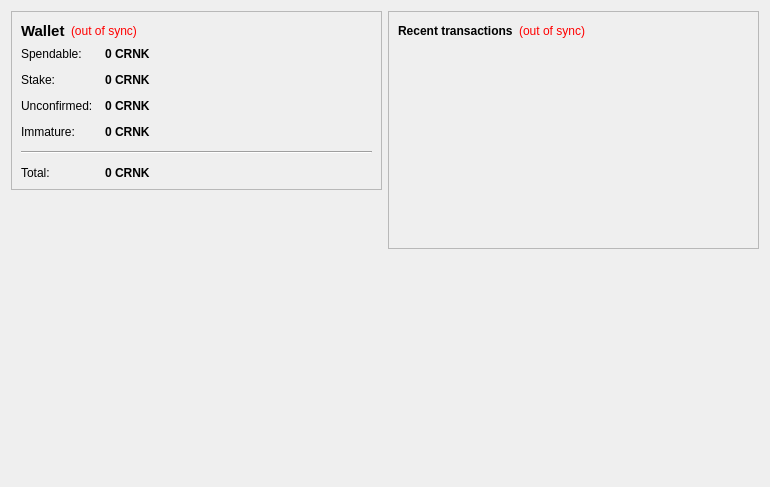
<?xml version="1.0" encoding="UTF-8"?>
<ui version="4.0">
 <class>OverviewPage</class>
 <widget class="QWidget" name="OverviewPage">
  <property name="geometry">
   <rect>
    <x>0</x>
    <y>0</y>
    <width>770</width>
    <height>487</height>
   </rect>
  </property>
  <property name="windowTitle">
   <string>Form</string>
  </property>
  <layout class="QHBoxLayout" name="horizontalLayout" stretch="1,1">
   <item>
    <layout class="QVBoxLayout" name="verticalLayout_2">
     <item>
      <widget class="QFrame" name="frame">
       <property name="frameShape">
        <enum>QFrame::StyledPanel</enum>
       </property>
       <property name="frameShadow">
        <enum>QFrame::Raised</enum>
       </property>
       <layout class="QVBoxLayout" name="verticalLayout_4">
        <item>
         <layout class="QHBoxLayout" name="horizontalLayout_4">
          <item>
           <widget class="QLabel" name="label_5">
            <property name="font">
             <font>
              <pointsize>11</pointsize>
              <weight>75</weight>
              <bold>true</bold>
             </font>
            </property>
            <property name="text">
             <string>Wallet</string>
            </property>
           </widget>
          </item>
          <item>
           <widget class="QLabel" name="labelWalletStatus">
            <property name="toolTip">
             <string>The displayed information may be out of date. Your wallet automatically synchronizes with the CrankCoin network after a connection is established, but this process has not completed yet.</string>
            </property>
            <property name="styleSheet">
             <string notr="true">QLabel { color: red; }</string>
            </property>
            <property name="text">
             <string notr="true">(out of sync)</string>
            </property>
            <property name="alignment">
             <set>Qt::AlignLeading|Qt::AlignLeft|Qt::AlignVCenter</set>
            </property>
           </widget>
          </item>
          <item>
           <spacer name="horizontalSpacer_2">
            <property name="orientation">
             <enum>Qt::Horizontal</enum>
            </property>
            <property name="sizeHint" stdset="0">
             <size>
              <width>40</width>
              <height>20</height>
             </size>
            </property>
           </spacer>
          </item>
         </layout>
        </item>
        <item>
         <layout class="QFormLayout" name="formLayout_2">
          <property name="fieldGrowthPolicy">
           <enum>QFormLayout::AllNonFixedFieldsGrow</enum>
          </property>
          <property name="horizontalSpacing">
           <number>12</number>
          </property>
          <property name="verticalSpacing">
           <number>12</number>
          </property>
          <item row="0" column="0">
           <widget class="QLabel" name="label">
            <property name="text">
             <string>Spendable:</string>
            </property>
           </widget>
          </item>
          <item row="0" column="1">
           <widget class="QLabel" name="labelBalance">
            <property name="font">
             <font>
              <weight>75</weight>
              <bold>true</bold>
             </font>
            </property>
            <property name="cursor">
             <cursorShape>IBeamCursor</cursorShape>
            </property>
            <property name="toolTip">
             <string>Your current spendable balance</string>
            </property>
            <property name="text">
             <string notr="true">0 CRNK</string>
            </property>
            <property name="textInteractionFlags">
             <set>Qt::LinksAccessibleByMouse|Qt::TextSelectableByKeyboard|Qt::TextSelectableByMouse</set>
            </property>
           </widget>
          </item>
          <item row="1" column="0">
           <widget class="QLabel" name="label_6">
            <property name="text">
             <string>Stake:</string>
            </property>
           </widget>
          </item>
          <item row="1" column="1">
           <widget class="QLabel" name="labelStake">
            <property name="font">
             <font>
              <weight>75</weight>
              <bold>true</bold>
             </font>
            </property>
            <property name="cursor">
             <cursorShape>IBeamCursor</cursorShape>
            </property>
            <property name="toolTip">
             <string>Total of coins that was staked, and do not yet count toward the current balance</string>
            </property>
            <property name="text">
             <string notr="true">0 CRNK</string>
            </property>
            <property name="textInteractionFlags">
             <set>Qt::LinksAccessibleByMouse|Qt::TextSelectableByKeyboard|Qt::TextSelectableByMouse</set>
            </property>
           </widget>
          </item>
          <item row="2" column="0">
           <widget class="QLabel" name="label_3">
            <property name="text">
             <string>Unconfirmed:</string>
            </property>
           </widget>
          </item>
          <item row="2" column="1">
           <widget class="QLabel" name="labelUnconfirmed">
            <property name="font">
             <font>
              <weight>75</weight>
              <bold>true</bold>
             </font>
            </property>
            <property name="cursor">
             <cursorShape>IBeamCursor</cursorShape>
            </property>
            <property name="toolTip">
             <string>Total of transactions that have yet to be confirmed, and do not yet count toward the current balance</string>
            </property>
            <property name="text">
             <string notr="true">0 CRNK</string>
            </property>
            <property name="textInteractionFlags">
             <set>Qt::LinksAccessibleByMouse|Qt::TextSelectableByKeyboard|Qt::TextSelectableByMouse</set>
            </property>
           </widget>
          </item>
          <item row="3" column="0">
           <widget class="QLabel" name="labelImmatureText">
            <property name="text">
             <string>Immature:</string>
            </property>
           </widget>
          </item>
          <item row="3" column="1">
           <widget class="QLabel" name="labelImmature">
            <property name="font">
             <font>
              <weight>75</weight>
              <bold>true</bold>
             </font>
            </property>
            <property name="toolTip">
             <string>Mined balance that has not yet matured</string>
            </property>
            <property name="text">
             <string notr="true">0 CRNK</string>
            </property>
            <property name="textInteractionFlags">
             <set>Qt::LinksAccessibleByMouse|Qt::TextSelectableByKeyboard|Qt::TextSelectableByMouse</set>
            </property>
           </widget>
          </item>
          <item row="4" column="0" colspan="2">
           <widget class="Line" name="line">
            <property name="orientation">
             <enum>Qt::Horizontal</enum>
            </property>
           </widget>
          </item>
          <item row="5" column="0">
           <widget class="QLabel" name="labelTotalText">
            <property name="text">
             <string>Total:</string>
            </property>
           </widget>
          </item>
          <item row="5" column="1">
           <widget class="QLabel" name="labelTotal">
            <property name="font">
             <font>
              <weight>75</weight>
              <bold>true</bold>
             </font>
            </property>
            <property name="cursor">
             <cursorShape>IBeamCursor</cursorShape>
            </property>
            <property name="toolTip">
             <string>Your current total balance</string>
            </property>
            <property name="text">
             <string notr="true">0 CRNK</string>
            </property>
            <property name="textInteractionFlags">
             <set>Qt::LinksAccessibleByMouse|Qt::TextSelectableByKeyboard|Qt::TextSelectableByMouse</set>
            </property>
           </widget>
          </item>
         </layout>
        </item>
       </layout>
      </widget>
     </item>
     <item>
      <spacer name="verticalSpacer">
       <property name="orientation">
        <enum>Qt::Vertical</enum>
       </property>
       <property name="sizeHint" stdset="0">
        <size>
         <width>20</width>
         <height>40</height>
        </size>
       </property>
      </spacer>
     </item>
     <item>
      <widget class="QLabel" name="label_2">
       <property name="autoFillBackground">
        <bool>true</bool>
       </property>
       <property name="text">
        <string/>
       </property>
       <property name="pixmap">
        <pixmap>:/icons/drmbg</pixmap>
       </property>
       <property name="scaledContents">
        <bool>false</bool>
       </property>
       <property name="margin">
        <number>0</number>
       </property>
      </widget>
     </item>
    </layout>
   </item>
   <item>
    <layout class="QVBoxLayout" name="verticalLayout_3">
     <item>
      <widget class="QFrame" name="frame_2">
       <property name="frameShape">
        <enum>QFrame::StyledPanel</enum>
       </property>
       <property name="frameShadow">
        <enum>QFrame::Raised</enum>
       </property>
       <layout class="QVBoxLayout" name="verticalLayout">
        <item>
         <layout class="QHBoxLayout" name="horizontalLayout_2">
          <item>
           <widget class="QLabel" name="label_4">
            <property name="text">
             <string>&lt;b&gt;Recent transactions&lt;/b&gt;</string>
            </property>
           </widget>
          </item>
          <item>
           <widget class="QLabel" name="labelTransactionsStatus">
            <property name="toolTip">
             <string>The displayed information may be out of date. Your wallet automatically synchronizes with the CrankCoin network after a connection is established, but this process has not completed yet.</string>
            </property>
            <property name="styleSheet">
             <string notr="true">QLabel { color: red; }</string>
            </property>
            <property name="text">
             <string notr="true">(out of sync)</string>
            </property>
            <property name="alignment">
             <set>Qt::AlignRight|Qt::AlignTrailing|Qt::AlignVCenter</set>
            </property>
           </widget>
          </item>
          <item>
           <spacer name="horizontalSpacer">
            <property name="orientation">
             <enum>Qt::Horizontal</enum>
            </property>
            <property name="sizeHint" stdset="0">
             <size>
              <width>40</width>
              <height>20</height>
             </size>
            </property>
           </spacer>
          </item>
         </layout>
        </item>
        <item>
         <widget class="QListView" name="listTransactions">
          <property name="styleSheet">
           <string notr="true">QListView { background: transparent; }</string>
          </property>
          <property name="frameShape">
           <enum>QFrame::NoFrame</enum>
          </property>
          <property name="verticalScrollBarPolicy">
           <enum>Qt::ScrollBarAlwaysOff</enum>
          </property>
          <property name="horizontalScrollBarPolicy">
           <enum>Qt::ScrollBarAlwaysOff</enum>
          </property>
          <property name="selectionMode">
           <enum>QAbstractItemView::NoSelection</enum>
          </property>
         </widget>
        </item>
       </layout>
      </widget>
     </item>
     <item>
      <spacer name="verticalSpacer_2">
       <property name="orientation">
        <enum>Qt::Vertical</enum>
       </property>
       <property name="sizeHint" stdset="0">
        <size>
         <width>20</width>
         <height>40</height>
        </size>
       </property>
      </spacer>
     </item>
    </layout>
   </item>
  </layout>
 </widget>
 <resources>
  <include location="../bitcoin.qrc"/>
 </resources>
 <connections/>
</ui>
